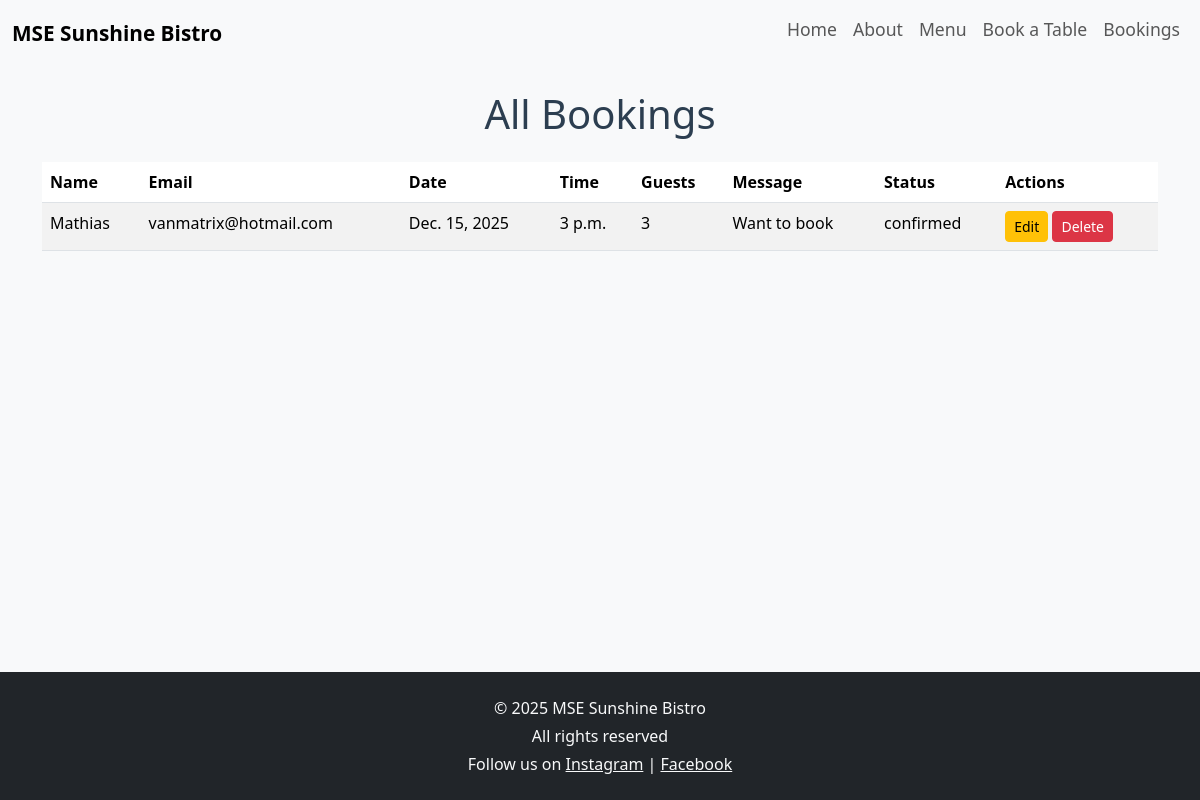
Before: /booking/list/ with the older database file.
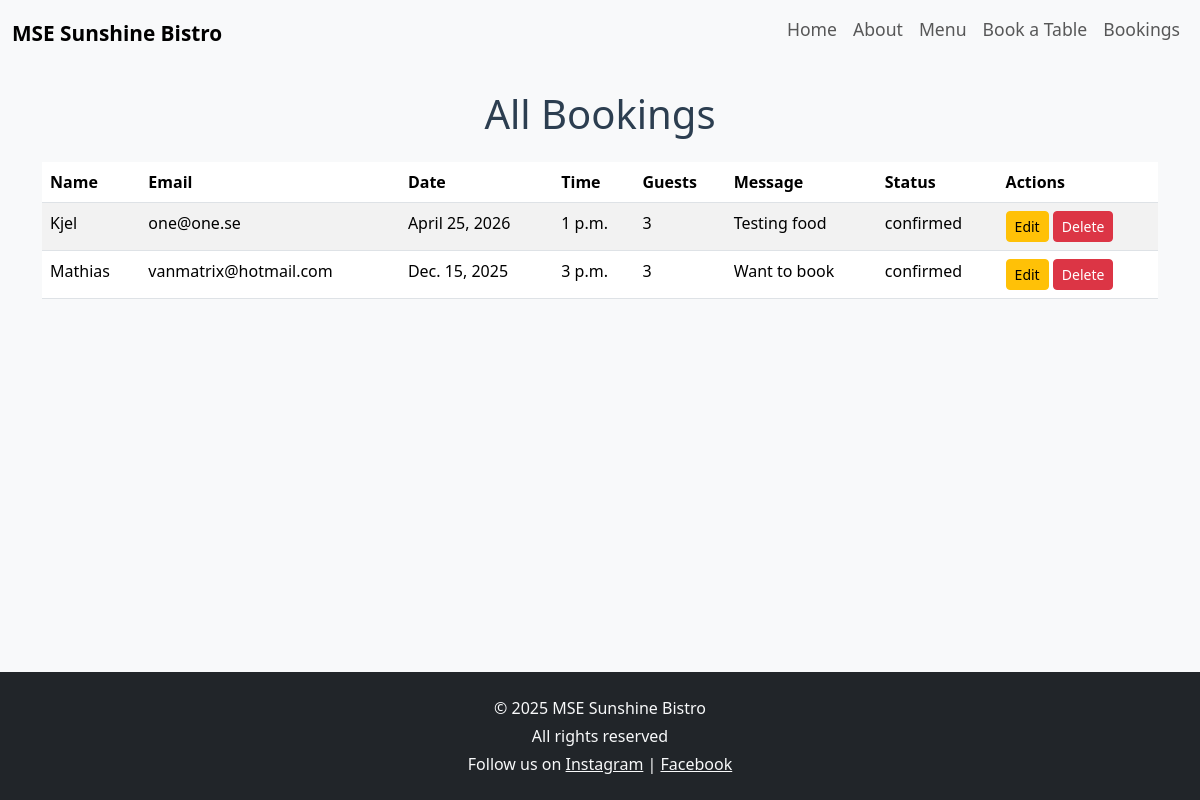
After: the same page with the newer database file.
### booking/models.py (models this page shows, shortened)
class Booking(models.Model):
    name = models.CharField(max_length=100)
    email = models.EmailField()
    date = models.DateField()
    time = models.TimeField()
    guests = models.IntegerField()
    message = models.TextField(blank=True)
    created_on = models.DateTimeField(auto_now_add=True)
    STATUS_CHOICES = (
        ("pending", "Pending"),
        ("confirmed", "Confirmed"),
        ("cancelled", "Cancelled"),
    )
    status = models.CharField(
        max_length=10,
        choices=STATUS_CHOICES,
        default="pending"
    )

### booking/views.py (the view)
# urls.py: path("list/", views.booking_list, name="booking_list"),
def booking_list(request):
    bookings = Booking.objects.all().order_by("-date", "-time")
    return render(
        request,
        "booking/booking_list.html",
        {"bookings": bookings},
    )

### booking/templates/booking/booking_list.html
{% extends "base.html" %}
{% block content %}
<h1 class="mb-4 text-center">All Bookings</h1>
{% if bookings %}
  <div class="table-responsive">
    <table class="table table-striped">
      <thead>
        <tr>
          <th>Name</th>
          <th>Email</th>
          <th>Date</th>
          <th>Time</th>
          <th>Guests</th>
          <th>Message</th>
          <th>Status</th>
          <th>Actions</th>
        </tr>
      </thead>
      <tbody>
        {% for booking in bookings %}
          <tr>
            <td>{{ booking.name }}</td>
            <td>{{ booking.email }}</td>
            <td>{{ booking.date }}</td>
            <td>{{ booking.time }}</td>
            <td>{{ booking.guests }}</td>
            <td>{{ booking.message }}</td>
            <td>{{ booking.status }}</td>
            <td>
                <a href="{% url 'booking_edit' booking.id %}" class="btn btn-sm btn-warning">
                    Edit
                </a>
                <a href="{% url 'booking_delete' booking.id %}" class="btn btn-sm btn-danger">
                    Delete
                </a>
            </td>
          </tr>
        {% endfor %}
      </tbody>
    </table>
  </div>
{% else %}
  <p>No bookings found.</p>
{% endif %}
{% endblock %}

### templates/base.html (shortened to what this page needs)
{% load static %}
<!DOCTYPE html>
<html lang="en">
<head>
    <link
        href="https://cdn.jsdelivr.net/npm/bootstrap@5.3.2/dist/css/bootstrap.min.css"
        rel="stylesheet"
    >
    <link rel="stylesheet" href="{% static 'css/style.css' %}">
</head>
<body class="d-flex flex-column min-vh-100">
    {% include 'includes/navbar.html' %}
    <main class="container mt-4 flex-grow-1">
        {% block content %}
        {% endblock %}
    </main>
    {% include 'includes/footer.html' %}
</body>
</html>

### templates/includes/navbar.html (shortened to what this page needs)
<nav class="navbar navbar-expand-lg navbar-light bg-light">
  <div class="container-fluid">
    <a class="navbar-brand" href="{% url 'home' %}">
      MSE Sunshine Bistro
    </a>
    <div class="collapse navbar-collapse" id="navbarNav">
      <ul class="navbar-nav ms-auto">
        <li class="nav-item">
          <a class="nav-link" href="{% url 'home' %}">Home</a>
        </li>
        <li class="nav-item">
          <a class="nav-link" href="{% url 'about' %}">About</a>
        </li>
        <li class="nav-item">
          <a class="nav-link" href="{% url 'menu' %}">Menu</a>
        </li>
        <li class="nav-item">
          <a class="nav-link" href="{% url 'booking' %}">Book a Table</a>
        </li>
        <li class="nav-item">
          <a class="nav-link" href="{% url 'booking_list' %}">Bookings</a>
        </li>
      </ul>
    </div>
  </div>
</nav>

### templates/includes/footer.html
<footer class="bg-dark text-light text-center py-4 mt-5">
    <div class="container">
        <p class="mb-1">&copy; 2025 MSE Sunshine Bistro</p>
        <p class="mb-1">All rights reserved</p>
        <p class="mb-0">
            Follow us on
            <a href="#" class="text-light text-decoration-underline">Instagram</a> |
            <a href="#" class="text-light text-decoration-underline">Facebook</a>
        </p>
    </div>
</footer>

### static/css/style.css (style rules this page uses)
body { background-color: #f8f9fa; }
h1, h2 { color: #2c3e50; }
ul li { font-size: 1.1rem; margin-bottom: 0.5rem; }
.navbar-brand { font-weight: bold; font-size: 1.3rem; }

Changed rows visible on the page:
added Booking: name "Kjel", email "one@one.se", date "April 25, 2026", time "1 p.m.", guests "3", message "Testing food", status "confirmed"
